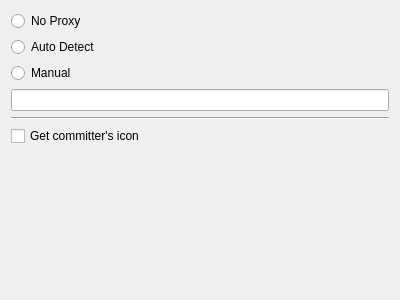
<?xml version="1.0" encoding="UTF-8"?>
<ui version="4.0">
 <class>SettingNetworkForm</class>
 <widget class="QWidget" name="SettingNetworkForm">
  <property name="geometry">
   <rect>
    <x>0</x>
    <y>0</y>
    <width>400</width>
    <height>300</height>
   </rect>
  </property>
  <property name="windowTitle">
   <string>Form</string>
  </property>
  <layout class="QVBoxLayout" name="verticalLayout">
   <item>
    <widget class="QRadioButton" name="radioButton_no_proxy">
     <property name="text">
      <string>No Proxy</string>
     </property>
    </widget>
   </item>
   <item>
    <widget class="QRadioButton" name="radioButton_auto_detect">
     <property name="text">
      <string>Auto Detect</string>
     </property>
    </widget>
   </item>
   <item>
    <widget class="QRadioButton" name="radioButton_manual">
     <property name="text">
      <string>Manual</string>
     </property>
    </widget>
   </item>
   <item>
    <widget class="QLineEdit" name="lineEdit_proxy_server"/>
   </item>
   <item>
    <widget class="Line" name="line">
     <property name="orientation">
      <enum>Qt::Horizontal</enum>
     </property>
    </widget>
   </item>
   <item>
    <widget class="QCheckBox" name="checkBox_get_committer_icon">
     <property name="text">
      <string>Get committer's icon</string>
     </property>
    </widget>
   </item>
   <item>
    <spacer name="verticalSpacer">
     <property name="orientation">
      <enum>Qt::Vertical</enum>
     </property>
     <property name="sizeHint" stdset="0">
      <size>
       <width>20</width>
       <height>187</height>
      </size>
     </property>
    </spacer>
   </item>
  </layout>
 </widget>
 <resources/>
 <connections/>
</ui>
